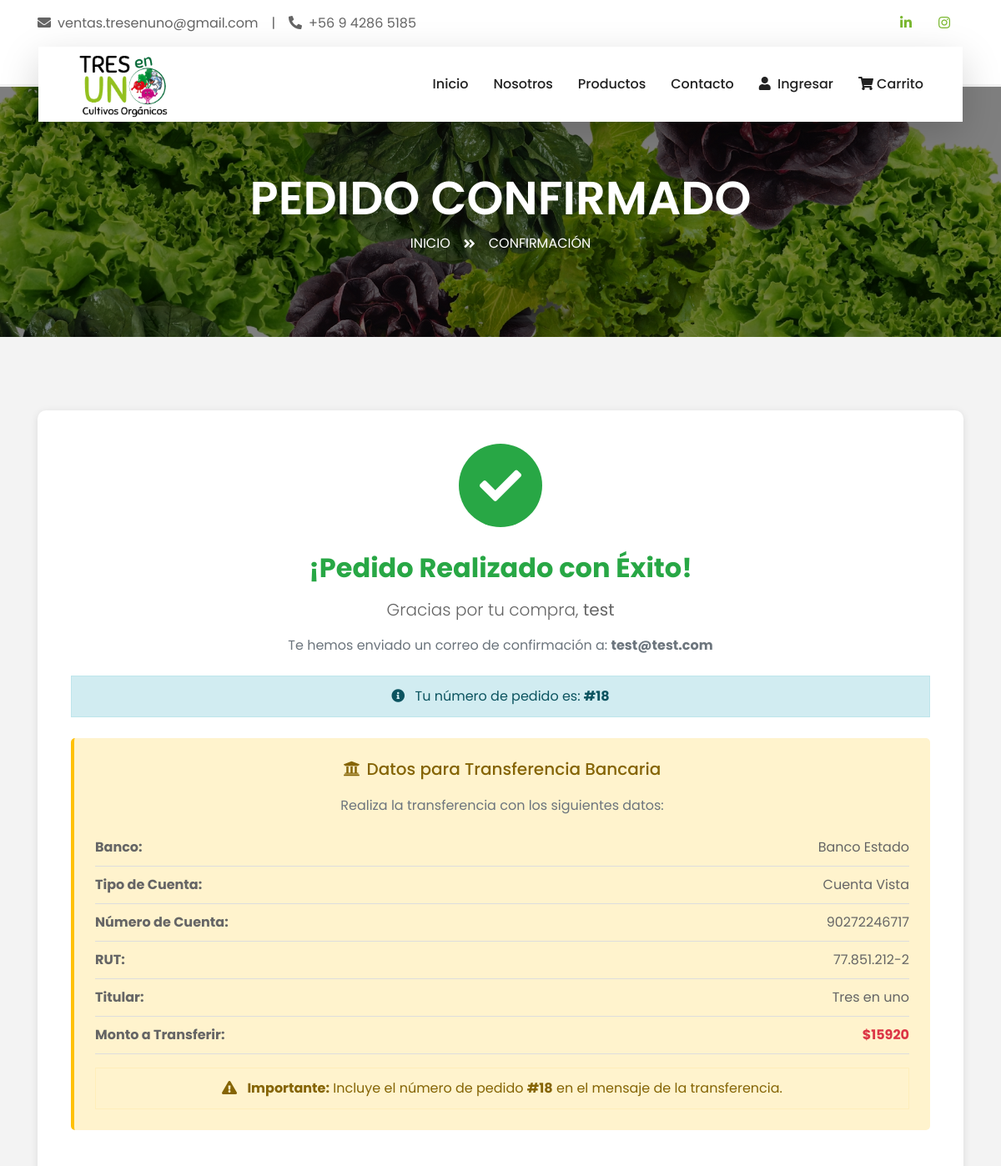
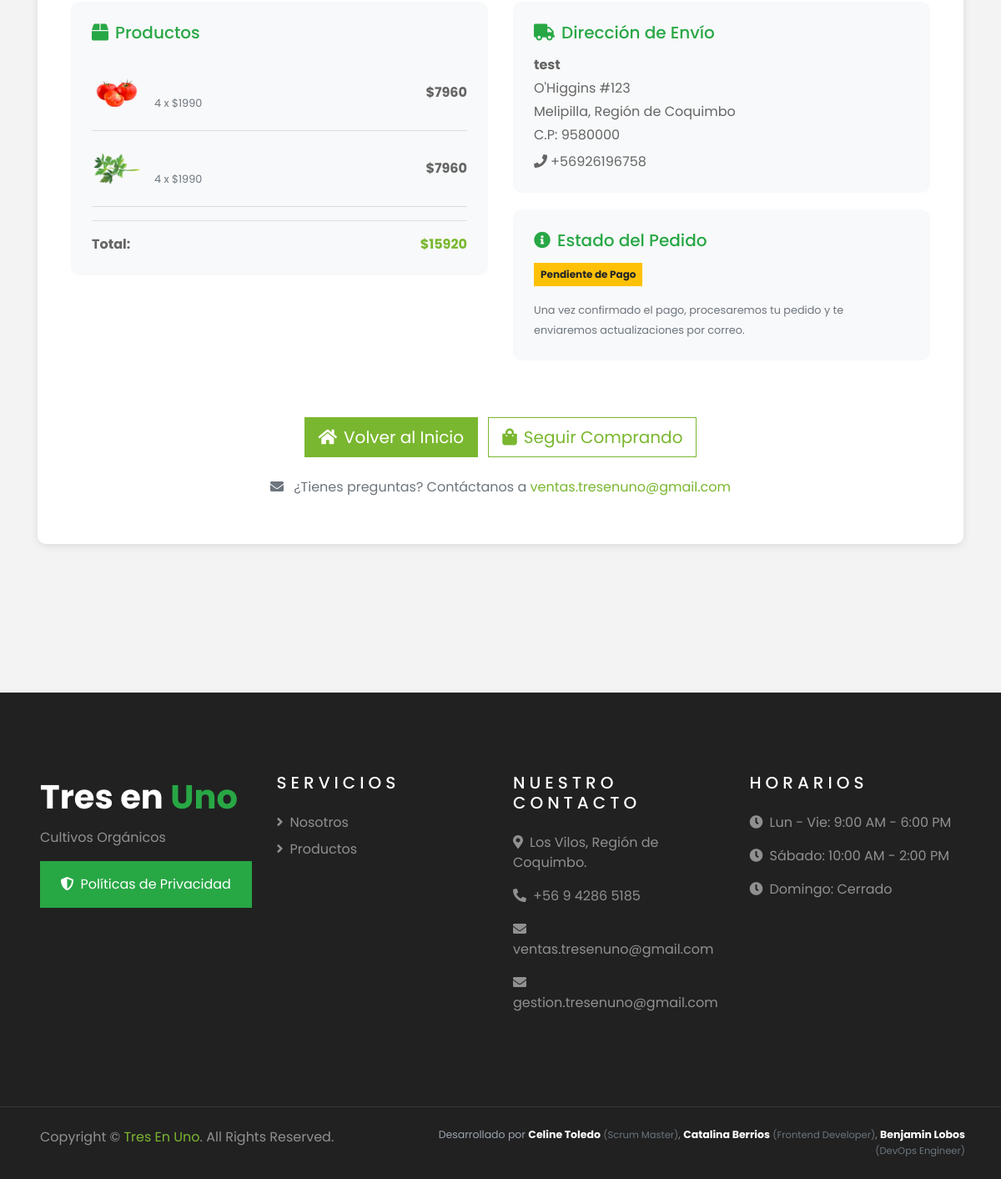
Screenshot of /pedido-confirmado/18/ with the database file from the repository (2 pictures, top to bottom).
### miapp/models.py (models this page shows, shortened)
class Pedido(models.Model):
    ESTADOS = [
        ('pendiente_pago', 'Pendiente de Pago'),
        ('pagado', 'Pagado'),
        ('preparando', 'Preparando Envío'),
        ('enviado', 'Enviado'),
        ('completado', 'Completado'),
        ('cancelado', 'Cancelado'),
    ]
    METODOS_PAGO = [
        ('transferencia', 'Transferencia Bancaria'),
        ('webpay', 'Webpay'),
        ('efectivo', 'Efectivo'),
    ]
    fecha_pedido = models.DateTimeField(auto_now_add=True, verbose_name="Fecha del pedido")
    total_pedido = models.DecimalField(
        max_digits=10,
        decimal_places=2,
        verbose_name="Total del pedido"
    )
    estado_pedido = models.CharField(
        max_length=50,
        choices=ESTADOS,
        default='pendiente_pago',
        db_index=True,
        verbose_name="Estado del pedido"
    )
    metodo_pago = models.CharField(
        max_length=50,
        choices=METODOS_PAGO,
        default='transferencia',
        verbose_name="Método de pago"
    )
    usuario = models.ForeignKey(
        settings.AUTH_USER_MODEL,
        on_delete=models.SET_NULL,
        null=True,
        blank=True,
        related_name='pedidos',
        verbose_name="Usuario"
    )
    nombre_cliente = models.CharField(max_length=255, verbose_name="Nombre del cliente")
    correo_cliente = models.EmailField(verbose_name="Correo del cliente")
    telefono_cliente = models.CharField(max_length=20, verbose_name="Teléfono del cliente")
    direccion = models.CharField(max_length=500, verbose_name="Dirección")
    region = models.CharField(max_length=100, verbose_name="Región")
    comuna = models.CharField(max_length=100, verbose_name="Comuna")
    codigo_postal = models.CharField(
        max_length=20,
        blank=True,
        verbose_name="Código postal"
    )
    referencia_direccion = models.TextField(
        blank=True,
        verbose_name="Referencia",
        help_text="Referencias adicionales para encontrar la dirección"
    )
    notas_pedido = models.TextField(
        blank=True,
        verbose_name="Notas del pedido",
        help_text="Notas o comentarios del cliente"
    )
    fecha_pago = models.DateTimeField(null=True, blank=True, verbose_name="Fecha de pago")
    fecha_envio = models.DateTimeField(null=True, blank=True, verbose_name="Fecha de envío")
    fecha_entrega = models.DateTimeField(null=True, blank=True, verbose_name="Fecha de entrega")
    numero_seguimiento = models.CharField(
        max_length=100,
        blank=True,
        verbose_name="Número de seguimiento",
        help_text="Número de seguimiento del envío"
    )
    class Meta:
        db_table = 'pedidos'
        verbose_name = 'Pedido'
        verbose_name_plural = 'Pedidos'
        ordering = ['-fecha_pedido']
        indexes = [
            models.Index(fields=['-fecha_pedido']),
            models.Index(fields=['estado_pedido']),
            models.Index(fields=['usuario', '-fecha_pedido']),
        ]

class DetallePedido(models.Model):
    pedido = models.ForeignKey(
        Pedido,
        on_delete=models.CASCADE,
        related_name='detalles',
        verbose_name="Pedido"
    )
    producto = models.ForeignKey(
        Producto,
        on_delete=models.PROTECT,  # PROTECT para mantener histórico
        related_name='detalles_pedido',
        verbose_name="Producto"
    )
    cantidad = models.IntegerField(verbose_name="Cantidad")
    precio_compra = models.DecimalField(
        max_digits=10,
        decimal_places=2,
        verbose_name="Precio de compra",
        help_text="Precio al momento de la compra (snapshot)"
    )
    class Meta:
        db_table = 'detalle_pedidos'
        verbose_name = 'Detalle de pedido'
        verbose_name_plural = 'Detalles de pedidos'
        indexes = [
            models.Index(fields=['pedido']),
            models.Index(fields=['producto']),
        ]
    @property
    def subtotal(self):
        return self.cantidad * self.precio_compra

class Producto(models.Model):
    UNIDADES_MEDIDA = [
        ('unidad', 'Unidad'),
        ('kg', 'Kilogramo'),
        ('gr', 'Gramo'),
        ('lt', 'Litro'),
        ('ml', 'Mililitro'),
        ('paquete', 'Paquete'),
        ('caja', 'Caja'),
    ]
    nombre = models.CharField(
        max_length=100,
        db_index=True,
        verbose_name="Nombre del producto"
    )
    descripcion = models.TextField(
        max_length=500,
        verbose_name="Descripción"
    )
    precio_unitario = models.DecimalField(
        max_digits=10,
        decimal_places=2,
        verbose_name="Precio unitario",
        help_text="Precio en pesos chilenos"
    )
    unidad_medida = models.CharField(
        max_length=20,
        choices=UNIDADES_MEDIDA,
        default='unidad',
        verbose_name="Unidad de medida"
    )
    stock_disponible = models.IntegerField(
        default=0,
        verbose_name="Stock disponible",
        help_text="Cantidad disponible en inventario"
    )
    categoria = models.ForeignKey(
        Categoria,
        on_delete=models.PROTECT,  # PROTECT en lugar de CASCADE
        related_name='productos',
        verbose_name="Categoría"
    )
    imagen = models.ImageField(
        upload_to='productos/',  # Guarda directamente en productos/
        null=True,
        blank=True,
        verbose_name="Imagen del producto",
        help_text="Imagen principal del producto"
    )
    activo = models.BooleanField(
        default=True,
        verbose_name="Activo",
        help_text="Indica si el producto está activo para venta"
    )
    fecha_creacion = models.DateTimeField(auto_now_add=True, verbose_name="Fecha de creación")
    fecha_modificacion = models.DateTimeField(auto_now=True, verbose_name="Última modificación")
    class Meta:
        db_table = 'productos'
        verbose_name = 'Producto'
        verbose_name_plural = 'Productos'
        ordering = ['-fecha_creacion']
        indexes = [
            models.Index(fields=['nombre']),
            models.Index(fields=['categoria', 'activo']),
            models.Index(fields=['-fecha_creacion']),
        ]

### miapp/views.py (the view)
# urls.py: path('pedido-confirmado/<int:pedido_id>/', views.confirmacion_pedido, name='confirmacion_pedido'),
def confirmacion_pedido(request, pedido_id):
    pedido = get_object_or_404(Pedido, pk=pedido_id)
    detalles = pedido.detalles.all()
    detalles_con_subtotal = []
    for detalle in detalles:
        detalles_con_subtotal.append({
            'detalle': detalle,
            'subtotal': detalle.subtotal
        })
    contexto = {
        'pedido': pedido,
        'detalles': detalles,
        'detalles_con_subtotal': detalles_con_subtotal,
    }
    return render(request, 'miapp/confirmacion_pedido.html', contexto)

### miapp/templates/miapp/confirmacion_pedido.html (shortened to what this page needs)
{% load static %}
<!DOCTYPE html>
<html lang="es">
<head>
    <link href="https://cdnjs.cloudflare.com/ajax/libs/font-awesome/5.10.0/css/all.min.css" rel="stylesheet">
    <link href="{% static 'css/style.css' %}" rel="stylesheet">
</head>
<body>
    {% include 'miapp/barrabase.html' %}
    <div class="container-fluid page-header">
        <div class="container">
            <div class="d-flex flex-column align-items-center justify-content-center" style="min-height: 300px">
                <h3 class="display-4 text-white text-uppercase">Pedido Confirmado</h3>
                <div class="d-inline-flex text-white">
                    <p class="m-0 text-uppercase"><a class="text-white" href="{% url 'inicio' %}">Inicio</a></p>
                    <i class="fa fa-angle-double-right pt-1 px-3"></i>
                    <p class="m-0 text-uppercase">Confirmación</p>
                </div>
            </div>
        </div>
    </div>
    <div class="container py-5">
        <div class="confirmacion-container">
            <div class="check-icon">
                <i class="fa fa-check"></i>
            </div>
            <h2 class="text-success mb-3">¡Pedido Realizado con Éxito!</h2>
            <p class="lead">Gracias por tu compra, <strong>{{ pedido.nombre_cliente }}</strong></p>
            <p class="text-muted">Te hemos enviado un correo de confirmación a: <strong>{{ pedido.correo_cliente }}</strong></p>
            <div class="alert alert-info mt-4">
                <i class="fa fa-info-circle mr-2"></i>
                Tu número de pedido es: <strong>#{{ pedido.id }}</strong>
            </div>
            <div class="datos-transferencia">
                <h5><i class="fa fa-university mr-2"></i>Datos para Transferencia Bancaria</h5>
                <p class="text-muted mb-3">Realiza la transferencia con los siguientes datos:</p>
                <div class="dato-bancario">
                    <span><strong>Banco:</strong></span>
                    <span>Banco Estado</span>
                </div>
                <div class="dato-bancario">
                    <span><strong>Tipo de Cuenta:</strong></span>
                    <span>Cuenta Vista</span>
                </div>
                <div class="dato-bancario">
                    <span><strong>Número de Cuenta:</strong></span>
                    <span>90272246717</span>
                </div>
                <div class="dato-bancario">
                    <span><strong>RUT:</strong></span>
                    <span>77.851.212-2</span>
                </div>
                <div class="dato-bancario">
                    <span><strong>Titular:</strong></span>
                    <span>Tres en uno</span>
                </div>
                <div class="dato-bancario">
                    <span><strong>Monto a Transferir:</strong></span>
                    <span class="text-danger"><strong>${{ pedido.total_pedido|floatformat:0 }}</strong></span>
                </div>
                <div class="alert alert-warning mt-3 mb-0">
                    <i class="fa fa-exclamation-triangle mr-2"></i>
                    <strong>Importante:</strong> Incluye el número de pedido <strong>#{{ pedido.id }}</strong> en el mensaje de la transferencia.
                </div>
            </div>
            <div class="row mt-4">
                <div class="col-md-6">
                    <div class="info-box">
                        <h5><i class="fa fa-box mr-2"></i>Productos</h5>
                        {% for item in detalles_con_subtotal %}
                        <div class="producto-item">
                            {% if item.detalle.producto.imagen %}
                                <img src="{{ item.detalle.producto.imagen.url }}" alt="{{ item.detalle.producto.nombre }}">
                            {% else %}
                                <img src="{% static 'img/placeholder.png' %}" alt="Sin imagen">
                            {% endif %}
                            <div class="flex-grow-1">
                                <br>
                                <small class="text-muted">{{ item.detalle.cantidad }} x ${{ item.detalle.precio_compra|floatformat:0 }}</small>
                            </div>
                            <strong>${{ item.subtotal|floatformat:0 }}</strong>
                        </div>
                        {% endfor %}
                        <div class="d-flex justify-content-between mt-3 pt-3 border-top">
                            <strong>Total:</strong>
                            <strong class="text-primary">${{ pedido.total_pedido|floatformat:0 }}</strong>
                        </div>
                    </div>
                </div>
                <div class="col-md-6">
                    <div class="info-box">
                        <h5><i class="fa fa-truck mr-2"></i>Dirección de Envío</h5>
                        <p class="mb-1"><strong>{{ pedido.nombre_cliente }}</strong></p>
                        <p class="mb-1">{{ pedido.direccion }}</p>
                        <p class="mb-1">{{ pedido.comuna }}, {{ pedido.region }}</p>
                        {% if pedido.codigo_postal %}
                        <p class="mb-1">C.P: {{ pedido.codigo_postal }}</p>
                        {% endif %}
                        <p class="mb-0 mt-2">
                            <i class="fa fa-phone mr-1"></i>{{ pedido.telefono_cliente }}
                        </p>
                    </div>
                    <div class="info-box">
                        <h5><i class="fa fa-info-circle mr-2"></i>Estado del Pedido</h5>
                        <span class="badge badge-warning p-2">{{ pedido.get_estado_pedido_display }}</span>
                        <p class="text-muted mt-3 mb-0">
                            <small>Una vez confirmado el pago, procesaremos tu pedido y te enviaremos actualizaciones por correo.</small>
                        </p>
                    </div>
                </div>
            </div>
            <div class="mt-5">
                <a href="{% url 'inicio' %}" class="btn btn-primary btn-lg mr-2">
                    <i class="fa fa-home mr-2"></i>Volver al Inicio
                </a>
                <a href="{% url 'listar_productos' %}" class="btn btn-outline-primary btn-lg">
                    <i class="fa fa-shopping-bag mr-2"></i>Seguir Comprando
                </a>
            </div>
            <div class="mt-4">
                <p class="text-muted">
                    <i class="fa fa-envelope mr-2"></i>
                    ¿Tienes preguntas? Contáctanos a <a href="mailto:ventas.tresenuno@gmail.com">ventas.tresenuno@gmail.com</a>
                </p>
            </div>
        </div>
    </div>
    {% include 'miapp/barrabaja.html' %}
</body>
</html>

### miapp/templates/miapp/confirmacion_pedido.html (style rules this page uses)
.confirmacion-container { background: white; border-radius: 10px; padding: 40px; box-shadow: 0 2px 10px rgba(0,0,0,0.1); text-align: center; margin: 40px 0; }
.check-icon { width: 100px; height: 100px; background: #28a745; border-radius: 50%; display: flex; align-items: center; justify-content: center; margin: 0 auto 30px; animation: scaleIn 0.5s ease; }
.check-icon i { font-size: 50px; color: white; }
.info-box { background: #f8f9fa; border-radius: 10px; padding: 25px; margin: 20px 0; text-align: left; }
.info-box h5 { color: #28a745; margin-bottom: 15px; }
.datos-transferencia { background: #fff3cd; border-left: 4px solid #ffc107; padding: 25px; margin: 25px 0; border-radius: 5px; }
.datos-transferencia h5 { color: #856404; margin-bottom: 20px; }
.dato-bancario { display: flex; justify-content: space-between; padding: 10px 0; border-bottom: 1px solid #ddd; }
.producto-item { display: flex; align-items: center; padding: 15px 0; border-bottom: 1px solid #ddd; }
.producto-item img { width: 60px; height: 60px; object-fit: cover; border-radius: 5px; margin-right: 15px; }

### rows the page displays
Pedido: nombre_cliente "test", correo_cliente "test@test.com", id "18", total_pedido "15920", direccion "O'Higgins #123", comuna "Melipilla", region "Región de Coquimbo", codigo_postal "9580000", telefono_cliente "+56926196758", estado_pedido "Pendiente de Pago"
DetallePedido: detalle.producto.imagen (picture), detalle.cantidad "4", detalle.precio_compra "1990", subtotal "7960"
DetallePedido: detalle.producto.imagen (picture), detalle.cantidad "4", detalle.precio_compra "1990", subtotal "7960"
